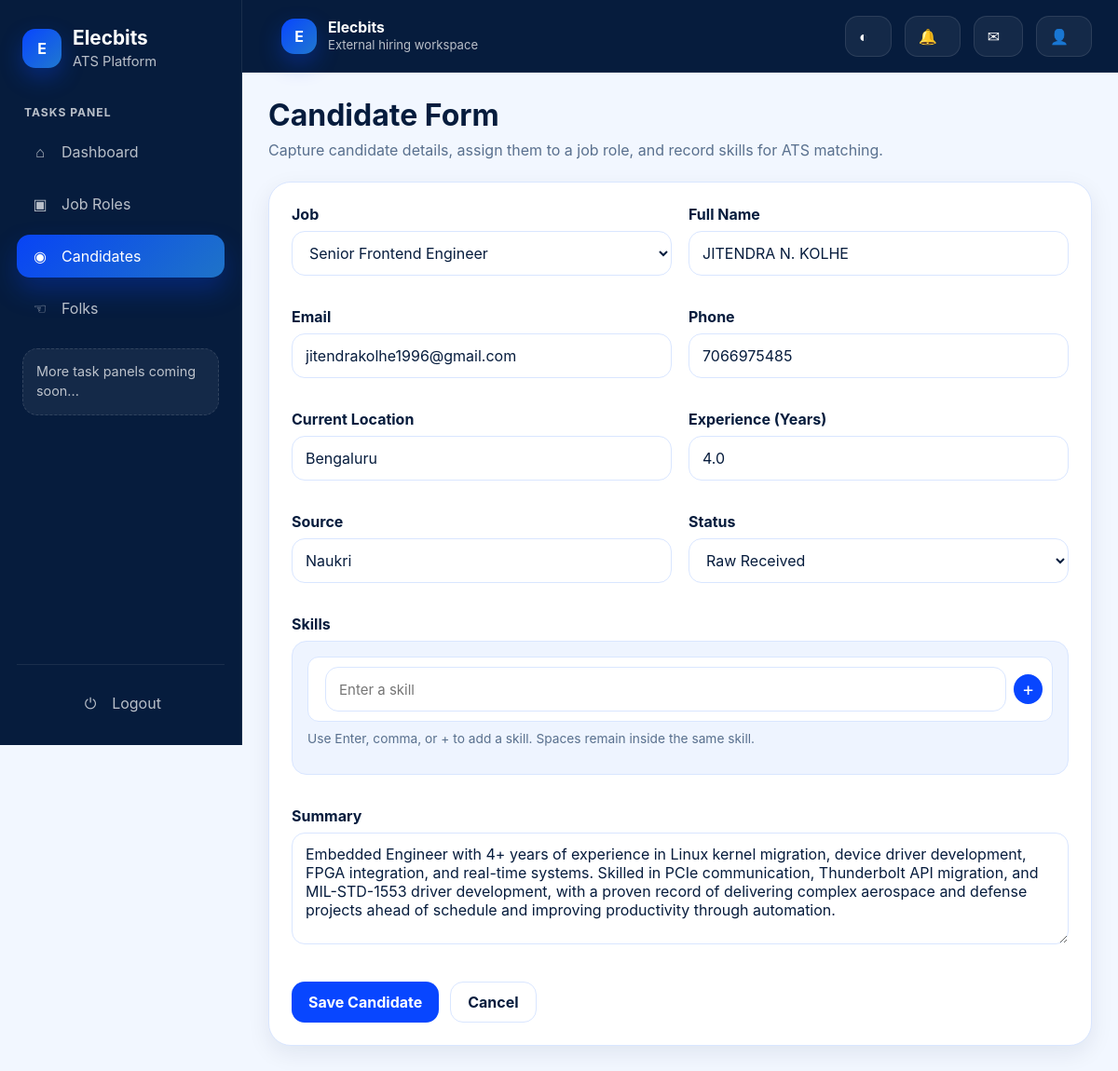
The page /candidates/6/edit/ (signed in) on the database its author committed.
### apps/applications/models.py (models this page shows, shortened)
class Application(TimeStampedModel):
    class Status(models.TextChoices):
        RAW_RECEIVED = "raw_received", "Raw Received"
        UNDER_REVIEW = "under_review", "Under Review"
        SHORTLISTED = "shortlisted", "Shortlisted"
        REJECTED = "rejected", "Rejected"
        INTERVIEW = "interview", "Interview"
        HIRED = "hired", "Hired"
    job = models.ForeignKey(Job, on_delete=models.CASCADE, related_name="applications")
    full_name = models.CharField(max_length=255)
    email = models.EmailField()
    phone = models.CharField(max_length=30, blank=True)
    current_location = models.CharField(max_length=150, blank=True)
    total_experience_years = models.DecimalField(
        max_digits=4, decimal_places=1, default=0
    )
    source = models.CharField(max_length=100, blank=True)
    status = models.CharField(
        max_length=30, choices=Status.choices, default=Status.RAW_RECEIVED
    )
    summary = models.TextField(blank=True)
    skills = models.TextField(blank=True, help_text="Comma-separated skills")
    created_by = models.ForeignKey(
        settings.AUTH_USER_MODEL,
        on_delete=models.SET_NULL,
        null=True,
        blank=True,
        related_name="applications_created",
    )
    class Meta:
        ordering = ["-created_at"]
        unique_together = ("job", "email")

### apps/applications/views.py (the view, shortened to what this page needs)
# urls.py: path('<int:pk>/edit/', CandidateUpdateView.as_view(), name='edit'),
class CandidateUpdateView(LoginRequiredMixin, UpdateView):
    model = Application
    form_class = ApplicationForm
    template_name = 'candidates/form.html'
    success_url = reverse_lazy('applications:list')
    def get_form(self, form_class=None):
        form = super().get_form(form_class)
        form.fields['job'].queryset = Job.objects.filter(is_active=True).order_by('title')
        return form

### apps/applications/forms.py (shortened to what this page needs)
class ApplicationForm(forms.ModelForm):
    class Meta:
        model = Application
        fields = [
            "job",
            "full_name",
            "email",
            "phone",
            "current_location",
            "total_experience_years",
            "source",
            "status",
            "summary",
            "skills",
        ]
        widgets = {
            "summary": forms.Textarea(attrs={"rows": 4}),
            "skills": forms.HiddenInput(attrs={"id": "id_skills_hidden"}),
        }

### apps/accounts/models.py (called while the page is built)
    def get_full_name(self):
        return self.full_name or self.email

### apps/jobs/models.py (called while the page is built)
    def __str__(self):
        return self.title

### templates/candidates/form.html (shortened to what this page needs)
{% extends 'base.html' %}
{% block content %}
<section class="page-header">
  <div>
    <h1>Candidate Form</h1>
    <p>Capture candidate details, assign them to a job role, and record skills for ATS matching.</p>
  </div>
</section>
{% if form.fields.job.queryset.count == 0 %}
<article class="info-card">
  <div class="empty-state left-empty">No jobs are available yet. Create a job first, then add candidates.</div>
  <div class="page-actions" style="margin-top: 14px;">
    <a href="{% url 'jobs:create' %}" class="btn btn-primary">Create Job</a>
    <a href="{% url 'applications:list' %}" class="btn btn-secondary">Back to Candidates</a>
  </div>
</article>
{% else %}
<form method="post" class="form-card">
  <div class="form-grid two-col">
    <div class="form-group">
      <label for="{{ form.job.id_for_label }}">Job</label>
      {{ form.job }}
    </div>
    <div class="form-group">
      <label for="{{ form.full_name.id_for_label }}">Full Name</label>
      {{ form.full_name }}
    </div>
    <div class="form-group">
      <label for="{{ form.email.id_for_label }}">Email</label>
      {{ form.email }}
    </div>
    <div class="form-group">
      <label for="{{ form.phone.id_for_label }}">Phone</label>
      {{ form.phone }}
    </div>
    <div class="form-group">
      <label for="{{ form.current_location.id_for_label }}">Current Location</label>
      {{ form.current_location }}
    </div>
    <div class="form-group">
      <label for="{{ form.total_experience_years.id_for_label }}">Experience (Years)</label>
      {{ form.total_experience_years }}
    </div>
    <div class="form-group">
      <label for="{{ form.source.id_for_label }}">Source</label>
      {{ form.source }}
    </div>
    <div class="form-group">
      <label for="{{ form.status.id_for_label }}">Status</label>
      {{ form.status }}
    </div>
    <div class="form-group full-width">
      <label for="skills-input">Skills</label>
      <div class="tags-wrapper">
        <div class="tags-content" id="tags-content">
          <div class="tag-input-box">
            <input type="text" id="skills-input" class="tag-input" placeholder="Enter a skill" autocomplete="off">
            <button type="button" id="tag-add-btn" class="tag-add-btn">+</button>
          </div>
        </div>
        <p class="tags-help">Use Enter, comma, or + to add a skill. Spaces remain inside the same skill.</p>
      </div>
    </div>
    <div class="form-group full-width">
      <label for="{{ form.summary.id_for_label }}">Summary</label>
      {{ form.summary }}
    </div>
  </div>
  <div class="form-actions">
    <button type="submit" class="btn btn-primary">Save Candidate</button>
    <a href="{% url 'applications:list' %}" class="btn btn-secondary">Cancel</a>
  </div>
</form>
{% endif %}
{% endblock %}

### templates/base.html (style rules this page uses)
:root { --font-sans: Inter, "Segoe UI", Roboto, Arial, sans-serif; --radius-sm: 10px; --radius-md: 16px; --radius-lg: 24px; --shadow-sm: 0 8px 24px rgba(6, 28, 61, 0.08); --shadow-md: 0 18px 40px rgba(6, 28, 61, 0.12); --transition: 180ms ease; --sidebar-width: 260px; --actionbar-height: 78px; }
html[data-theme="light"] { --bg: #F2F7FF; --nav-bg: #061C3D; --nav-border: rgba(255,255,255,0.08); --nav-text: #FFFFFF; --nav-text-muted: rgba(255,255,255,0.72); --surface: #FFFFFF; --surface-alt: #F6FAFF; --surface-soft: #EEF4FF; --border: #D9E6FF; --text: #061C3D; --text-muted: #59708E; --primary: #0846FF; --primary-hover: #0637CC; --primary-soft: #E3ECFF; --success-soft: #DCFCE7; --warning-soft: #FEF3C7; --danger-soft: #FEE2E2; --info-soft: #DBEAFE; --table-row: #FBFDFF; --table-row-hover: #F2F7FF; --input-bg: #FFFFFF; }
* { box-sizing: border-box; }
html, body { margin: 0; min-height: 100%; font-family: var(--font-sans); background: var(--bg); color: var(--text); }
body { transition: background var(--transition), color var(--transition); }
a { color: inherit; text-decoration: none; }
button, input, select, textarea { font: inherit; }
.page-header { display: flex; align-items: flex-start; justify-content: space-between; gap: 20px; margin-bottom: 24px; flex-wrap: wrap; }
.page-header h1 { margin: 0; font-size: 2rem; line-height: 1.1; color: var(--text); }
.page-header p { margin: 10px 0 0; color: var(--text-muted); max-width: 780px; }
.btn { border: none; border-radius: 14px; height: 44px; padding: 0 18px; display: inline-flex; align-items: center; justify-content: center; gap: 10px; cursor: pointer; transition: transform var(--transition), background var(--transition), color var(--transition); font-weight: 700; }
.btn-primary { background: var(--primary); color: #FFFFFF; }
.btn-secondary { background: var(--surface); color: var(--text); border: 1px solid var(--border); }
.form-group { margin-bottom: 16px; }
.form-group label { display: block; margin-bottom: 8px; font-weight: 700; color: var(--text); }
.form-control, input[type="text"], input[type="email"], input[type="number"], input[type="password"], input[type="file"], select, textarea { width: 100%; min-height: 48px; border-radius: 14px; border: 1px solid var(--border); background: var(--input-bg); color: var(--text); padding: 12px 14px; outline: none; transition: border-color var(--transition), box-shadow var(--transition); }
textarea { min-height: 120px; resize: vertical; }

### templates/candidates/form.html (style rules this page uses)
.form-card { background: var(--surface); border: 1px solid var(--border); border-radius: var(--radius-lg); box-shadow: var(--shadow-sm); padding: 24px; }
.form-grid { display: grid; gap: 18px; }
.form-grid.two-col { grid-template-columns: repeat(2, minmax(0, 1fr)); }
.form-grid .full-width { grid-column: 1 / -1; }
.form-actions { display: flex; gap: 12px; margin-top: 20px; flex-wrap: wrap; }
.tags-wrapper { padding: 16px; border: 1px solid var(--border); border-radius: 16px; background: var(--surface-soft); }
.tags-content { display: flex; align-items: center; flex-wrap: wrap; gap: 8px; padding: 10px; border: 1px solid var(--border); border-radius: 12px; min-height: 56px; background: var(--input-bg); }
.tag-input-box { display: inline-flex; align-items: center; gap: 8px; flex: 1 1 220px; min-width: 220px; }
.tag-input { border: none; outline: none; background: transparent; font-size: 15px; min-width: 140px; width: 100%; color: var(--text); padding: 6px 0; }
.tag-add-btn { border: none; background: var(--primary); color: #fff; width: 32px; height: 32px; border-radius: 50%; cursor: pointer; font-size: 20px; line-height: 1; display: inline-flex; align-items: center; justify-content: center; }
.tags-help { margin-top: 10px; font-size: 0.86rem; color: var(--text-muted); }

### rows shown on the page
Application: job "Senior Frontend Engineer", full_name "JITENDRA N. KOLHE", email "jitendrakolhe1996@gmail.com", phone "7066975485", current_location "Bengaluru", total_experience_years "4.0", source "Naukri", status "Raw Received", summary "Embedded Engineer with 4+ years of experience in Linux kernel migration, device driver development, FPGA integration, and real-time systems. Skilled in PCIe communication, Thunderbolt API migration, and MIL-STD-1553 driver development, with a proven record of delivering complex aerospace and defense projects ahead of schedule and improving productivity through automation."
